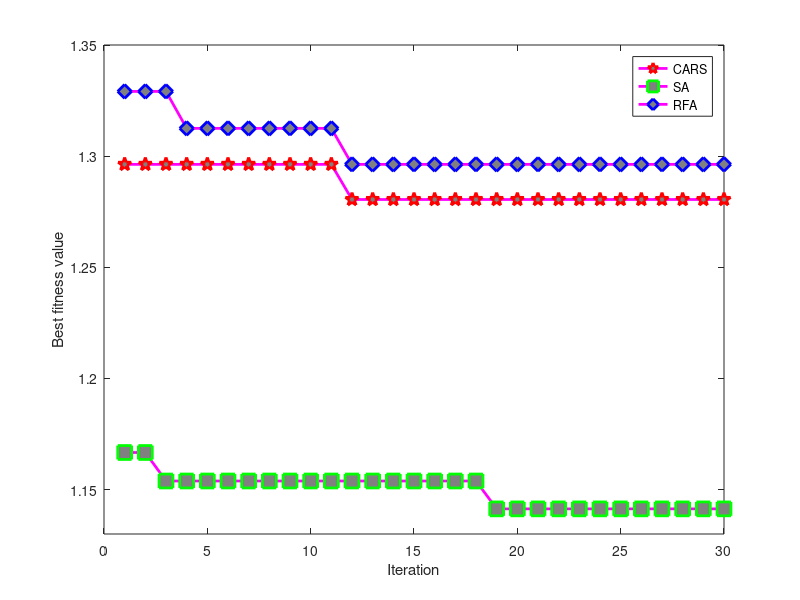

Reproduce this figure in MATLAB.
load C_1.mat
load SA_1.mat
load RF_1.mat

pp=1:1:30;
pp=pp';
figure;
%plot(BestCost,'LineWidth',2);
%plot(BestCost,'b-o');
plot(pp,C_1,'-mp','LineWidth',2,'MarkerSize',10,'MarkerEdgeColor','r','MarkerFaceColor',[0.5,0.5,0.5])
hold on
plot(pp,SA_1,'-ms','LineWidth',2,'MarkerSize',10,'MarkerEdgeColor','g','MarkerFaceColor',[0.5,0.5,0.5])
hold on
plot(pp,RF_1,'-md','LineWidth',2,'MarkerSize',10,'MarkerEdgeColor','b','MarkerFaceColor',[0.5,0.5,0.5])
axis([0,30,1.13,1.35]);
xlabel('Iteration');
ylabel('Best fitness value');
legend('CARS','SA','RFA')